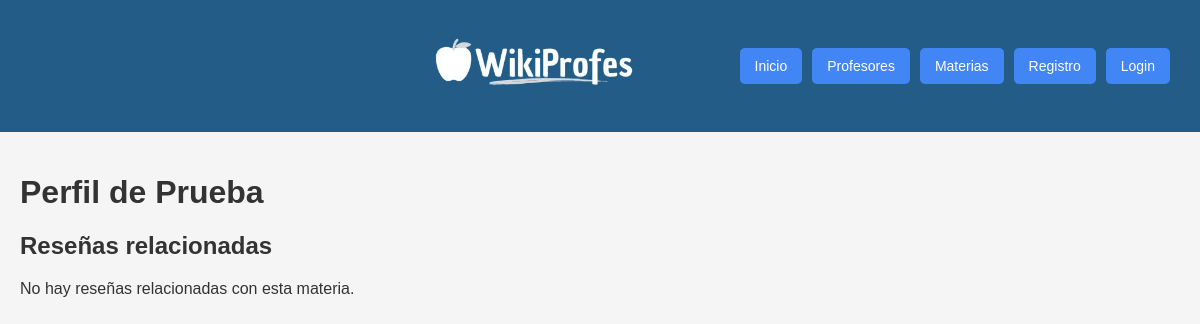
Page /materia/3/ on the earlier database version.
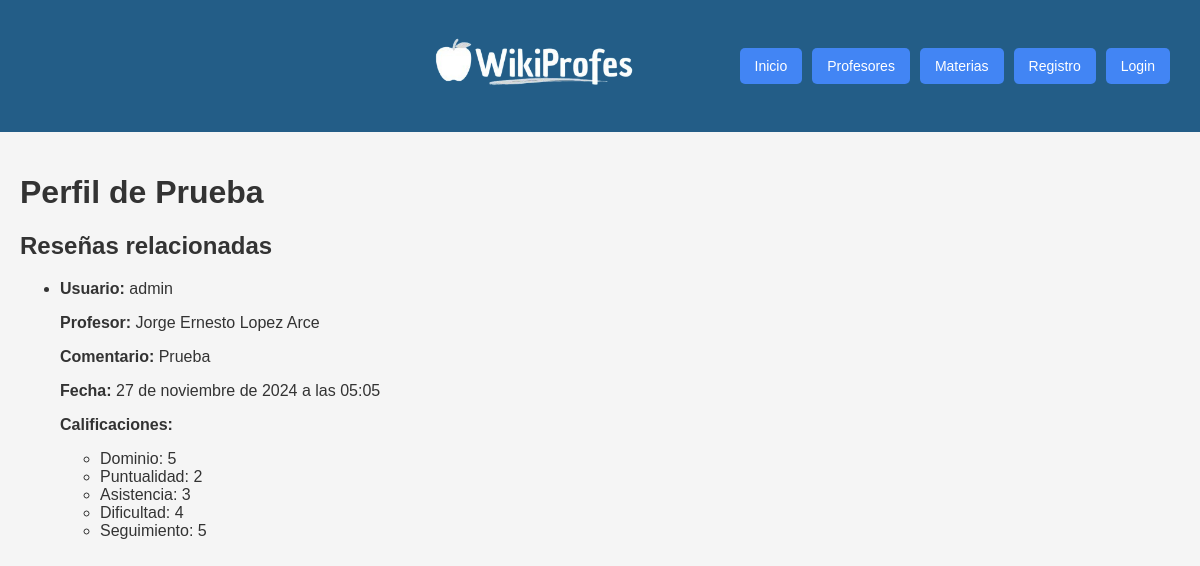
Same page on the later database version.
### reviews/models.py (models this page shows, shortened)
class Review(models.Model):
    profesor = models.ForeignKey(Profesor, on_delete=models.CASCADE, related_name='reviews')
    materia = models.ForeignKey(Materia, on_delete=models.CASCADE, related_name='reviews')
    user = models.ForeignKey(User, on_delete=models.CASCADE)
    comentario = models.TextField()
    fecha = models.DateTimeField(auto_now_add=True)
    dominio = models.PositiveSmallIntegerField()
    puntualidad = models.PositiveSmallIntegerField()
    asistencia = models.PositiveSmallIntegerField()
    dificultad = models.PositiveSmallIntegerField()
    seguimiento = models.PositiveSmallIntegerField()
    class Meta:
        unique_together = ('profesor', 'materia', 'user')  # Evita duplicados

class Profesor(models.Model):
    nombre = models.CharField(max_length=100)

### reviews/views.py (the view)
# urls.py: path('materia/<int:materia_id>/', views.perfil_materia, name='perfil_materia'), #Ruta para el perfil de un profesor
def perfil_materia(request, materia_id):
    materia = get_object_or_404(Materia, id=materia_id)
    reviews = materia.reviews.all()
    return render(request, 'reviews/perfil_materia.html', {
        'materia': materia,
        'reviews': reviews,
    })

### reviews/templates/reviews/perfil_materia.html (shortened to what this page needs)
{% extends "base.html" %}
{% block content %}
<h1>Perfil de {{ materia.nombre }}</h1>
<h2>Reseñas relacionadas</h2>
{% if reviews %}
    <ul>
        {% for review in reviews %}
            <li>
                <p><strong>Usuario:</strong> {{ review.user }}</p>
                <p><strong>Profesor:</strong> {{ review.profesor.nombre }}</p>
                <p><strong>Comentario:</strong> {{ review.comentario }}</p>
                <p><strong>Fecha:</strong> {{ review.fecha }}</p>
                <p><strong>Calificaciones:</strong></p>
                <ul>
                    <li>Dominio: {{ review.dominio }}</li>
                    <li>Puntualidad: {{ review.puntualidad }}</li>
                    <li>Asistencia: {{ review.asistencia }}</li>
                    <li>Dificultad: {{ review.dificultad }}</li>
                    <li>Seguimiento: {{ review.seguimiento }}</li>
                </ul>
            </li>
        {% endfor %}
    </ul>
{% else %}
    <p>No hay reseñas relacionadas con esta materia.</p>
{% endif %}
{% endblock %}

Differences in the rows shown:
added Review: user "admin", profesor.nombre "Jorge Ernesto Lopez Arce", comentario "Prueba", fecha "27 de noviembre de 2024 a las 05:05", dominio "5", puntualidad "2", asistencia "3", dificultad "4", seguimiento "5"
Other differences:
text no longer shown: "No hay reseñas relacionadas con esta materia."
